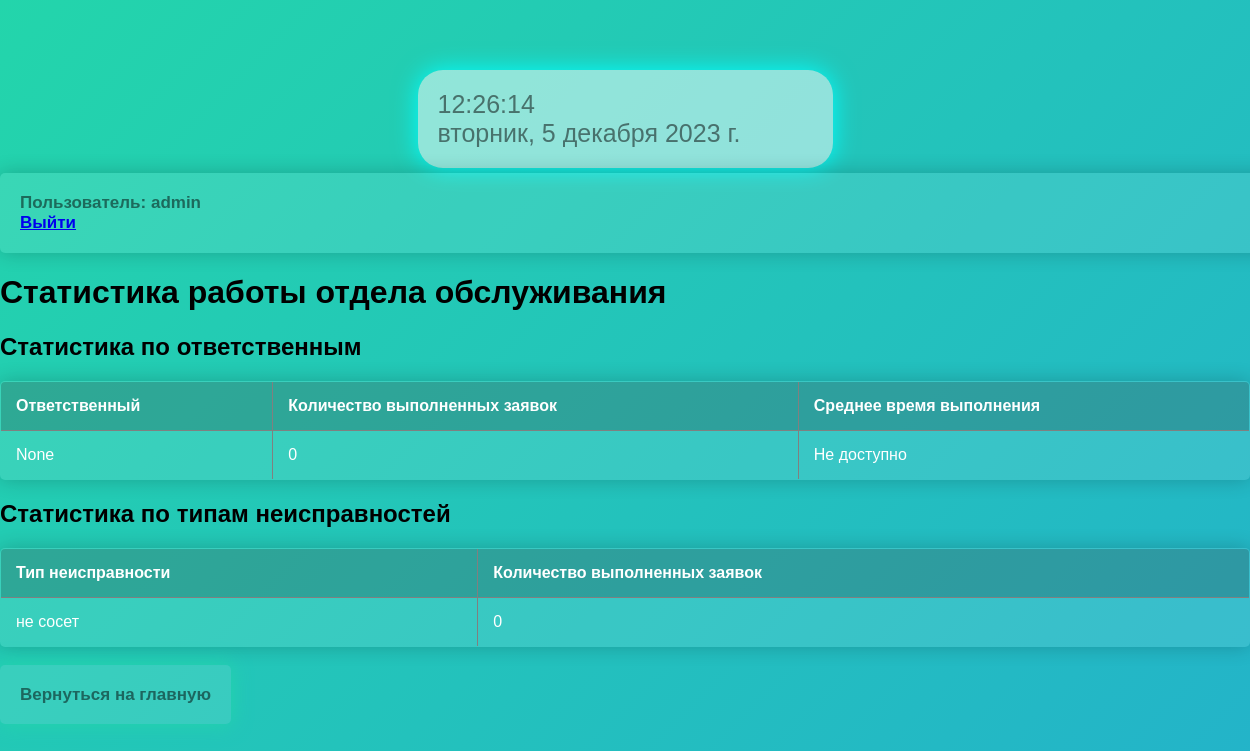
The page /statistics (signed in) on the database its author committed.
### database.py (models this page shows, shortened)
class EquipmentRequest(db.Model):
    id = db.Column(db.Integer, primary_key=True)
    request_number = db.Column(db.String(10), unique=True, nullable=False)
    request_date = db.Column(db.String(10), nullable=False)
    equipment_name = db.Column(db.String(255), nullable=False)
    fault_type = db.Column(db.String(255), nullable=False)
    description = db.Column(db.Text, nullable=False)
    client_name = db.Column(db.String(255), nullable=False)
    status = db.Column(db.String(20), nullable=False)
    assigned_to = db.Column(db.String(255), nullable=True)  # Изменим на nullable=True
    start_date = db.Column(db.DateTime)
    end_date = db.Column(db.DateTime)
    created_by = db.Column(db.String(50))
    comments = db.relationship('Comment', backref='request', lazy=True)

### app.py (the view)
@app.route('/statistics')
def statistics():
    responsible_list = db.session.query(EquipmentRequest.assigned_to).distinct().all()
    statistics = {}
    for responsible in responsible_list:
        responsible_name = responsible[0]
        completed_requests = EquipmentRequest.query.filter_by(assigned_to=responsible_name, status='выполнено').all()
        completed_requests_count = len(completed_requests)
        total_time = 0  # Общее время выполнения в секундах
        for request in completed_requests:
            if request.start_date and request.end_date:
                start_time = datetime.strptime(request.start_date, '%Y-%m-%d %H:%M:%S')
                end_time = datetime.strptime(request.end_date, '%Y-%m-%d %H:%M:%S')
                time_diff = (end_time - start_time).total_seconds()
                total_time += time_diff
        average_time = "Не доступно"
        if completed_requests_count > 0:
            average_time_seconds = total_time / completed_requests_count
            average_time = str(int(average_time_seconds / 86400)) + " дней"
        statistics[responsible_name] = {
            "completed_requests_count": completed_requests_count,
            "average_time": average_time,
        }
    fault_type_statistics = {}
    fault_types = db.session.query(EquipmentRequest.fault_type).distinct().all()
    for fault_type in fault_types:
        fault_type_name = fault_type[0]
        completed_requests_count = EquipmentRequest.query.filter_by(fault_type=fault_type_name, status='выполнено').count()
        fault_type_statistics[fault_type_name] = completed_requests_count
    return render_template('statistics.html', statistics=statistics, fault_type_statistics=fault_type_statistics)

### templates/statistics.html (shortened to what this page needs)
<!DOCTYPE html>
<html lang="en">
<head>
    <link rel="stylesheet" type="text/css" href="{{ url_for('static', filename='statistics.css') }}">
</head>
<body>
    <div id="vertical-center">
        <div class="times">
            <div id="current-time"></div>
            <div id="current-date"></div>
            {% if session.logged_in %}
        </div>
    </div>
    <div id ="user">
        <div class="user-info">Пользователь: {{ session.username }}</div>
        <div>
            <a href="/logout">Выйти</a>
        </div>
    </div>
    {% endif %}
    <h1>Статистика работы отдела обслуживания</h1>
    <h2>Статистика по ответственным</h2>
    <table border ="1">
        <tr>
            <th>Ответственный</th>
            <th>Количество выполненных заявок</th>
            <th>Среднее время выполнения</th>
        </tr>
        {% for responsible, data in statistics.items() %}
            <tr>
                <td>{{ responsible }}</td>
                <td>{{ data.completed_requests_count }}</td>
                <td>{{ data.average_time }}</td>
            </tr>
        {% endfor %}
    </table>
    <h2>Статистика по типам неисправностей</h2>
    <table border="1">
        <tr>
            <th>Тип неисправности</th>
            <th>Количество выполненных заявок</th>
        </tr>
        {% for fault_type, count in fault_type_statistics.items() %}
            <tr>
                <td>{{ fault_type }}</td>
                <td>{{ count }}</td>
            </tr>
        {% endfor %}
    </table>
    <br>
    <a href="/" id="button1">Вернуться на главную</a>
</body>
</html>

### static/statistics.css (style rules this page uses)
body { font-family:Arial, Helvetica, sans-serif; padding: 0; margin: 0; background: linear-gradient(-45deg, #ee7752, #e73c7e, #23a6d5, #23d5ab); background-size: 400% 400%; animation: gradient 15s ease infinite; height: 100vh; }
#vertical-center { align-items: center; padding:20px ; background-color: rgba(255, 255, 255, 0.5); font-size: 25px; margin: 70px auto 5px; margin-left: auto; margin-right: auto; max-width: 30%; border-radius: 25px; box-shadow: 0 0 25px aqua; text-decoration: none; color: rgba(0, 0, 0, .5); }
table th { background: rgba(0, 0, 0, 0.2); }
table { background: rgba(255, 255, 255, 0.1); border-radius: 5px; width: 100%; border-collapse: collapse; overflow: hidden; box-shadow: 0 0 20px rgba(0, 0, 0, 0.2); margin-bottom: 20px; }
table th, table td { padding: 15px; text-align: left; color: white; }
#button1 { font-size: 17px; background: rgba(255, 255, 255, 0.1); border-radius: 5px; width: 100%; border-collapse: collapse; overflow: hidden; box-shadow: 0 0 20px rgba(0, 0, 0, 0.2); margin-bottom: 20px; padding: 20px; font-weight: bold; text-decoration: none; color: rgba(0, 0, 0, .5); box-shadow: 0 0 20px #23d5ab; }
#user { font-size: 17px; background: rgba(255, 255, 255, 0.1); border-radius: 5px; width: 100%; border-collapse: collapse; overflow: hidden; box-shadow: 0 0 20px rgba(0, 0, 0, 0.2); margin-bottom: 20px; padding: 20px; font-weight: bold; text-decoration: none; color: rgba(0, 0, 0, .5); }

### rows shown on the page
EquipmentRequest: username "admin", fault_type "не сосет", count "0"

### other values the page prints
{{ responsible }} "None"
{{ data.completed_requests_count }} "0"
{{ data.average_time }} "Не доступно"
